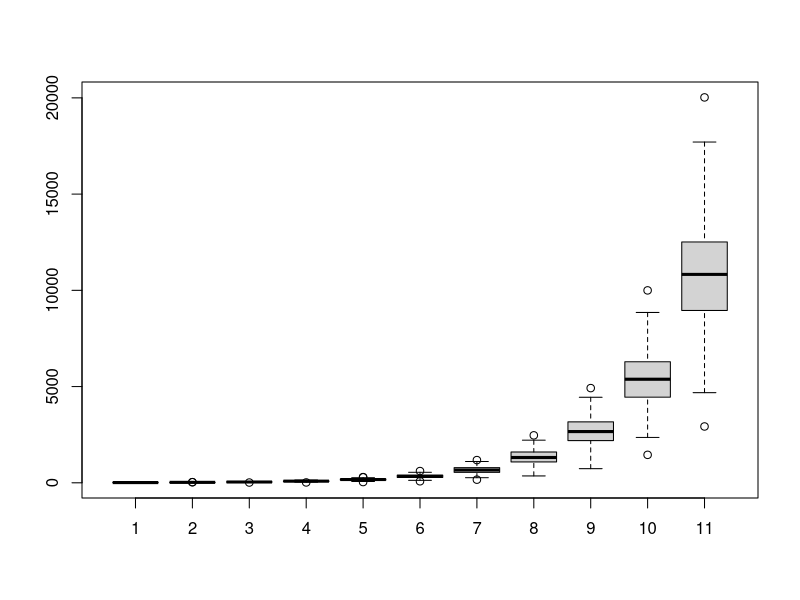

This figure's R source:
x ~ N(0,1)

# E(X^3) ?
# V(X^3) ?

nsim <- 10000 # 10,000 개 random number를 generation
x <- rnorm(nsim)
x3 <- x^3
mean(x3)
sd(x3)

help(mean)

Get_Trajectory <- function(){
  n_current_case <- 10
  n_case_trajectory <- rep(0,11)
  n_case_trajectory[1] <- 10
  for(i in 1:10){
    n_contact<-rpois(n_current_case,10)
    n_new_case<-rbinom(n_current_case,n_contact, 0.2)
    n_current_case<-sum(n_new_case)
    n_case_trajectory[i+1]<-n_current_case
  }
  return(n_case_trajectory)
}
nsim<-100 # 이 실험을 100번 하는 것것
out.all <- NULL
for(i in 1:nsim){
  out.all<-rbind(out.all, Get_Trajectory()) 
}
boxplot(out.all)

mean(out.all[,11])
sd(out.all[,11])